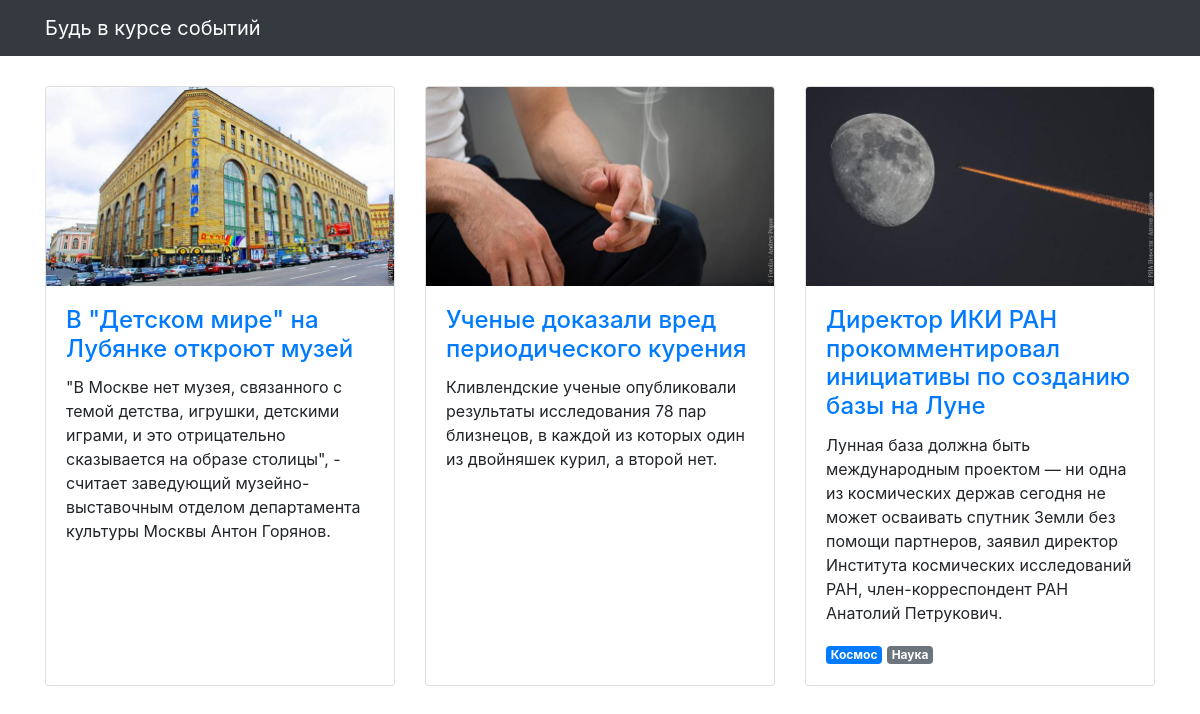
Before: / with the older database file.
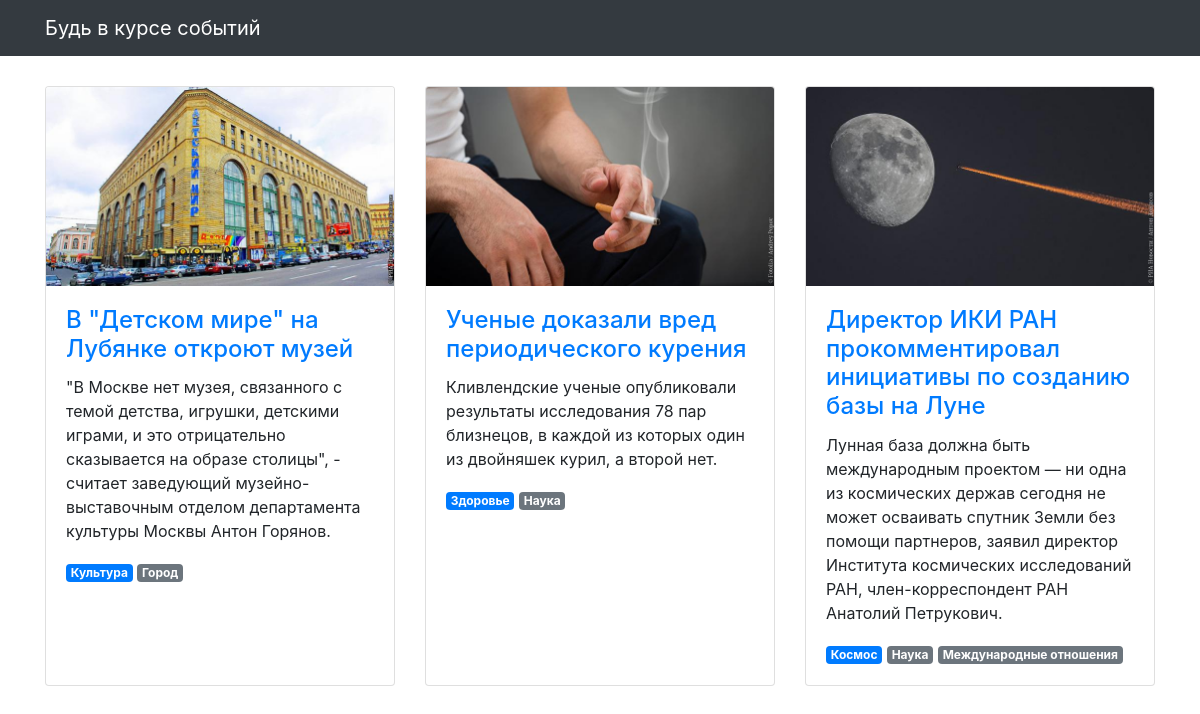
After: the same page with the newer database file.
### articles/models.py (models this page shows, shortened)
class Article(models.Model):
    title = models.CharField(max_length=256, verbose_name='Название')
    text = models.TextField(verbose_name='Текст')
    published_at = models.DateTimeField(verbose_name='Дата публикации')
    image = models.ImageField(null=True, blank=True, verbose_name='Изображение',)
    class Meta:
        verbose_name = 'Статья'
        verbose_name_plural = 'Статьи'

class Relationship(models.Model):
    article = models.ForeignKey(Article, on_delete=models.CASCADE)
    tegs = models.ForeignKey(Tegs, on_delete=models.CASCADE)
    main_teg = models.BooleanField()
    class Meta:
        ordering = ["-main_teg"]

class Tegs(models.Model):
    topic = models.CharField(max_length=256, verbose_name='Название')
    scopes = models.ManyToManyField(
        Article,
        related_name='scopes',
        through='Relationship',
        through_fields=('tegs', 'article')
    )
    class Meta:
        verbose_name = 'Тег'
        verbose_name_plural = 'Теги'

### articles/views.py (the view)
# urls.py: path('', articles_list, name='articles'),
def articles_list(request):
    template = 'articles/news.html'
    article = Article.objects.all().order_by('-published_at')
    context = {
        'object_list': article
    }
    ordering = '-published_at'
    return render(request, template, context)

### templates/articles/news.html (shortened to what this page needs)
{% extends "articles/base.html" %}
{% load static %}
{% block content %}
<div class="row">
  {% for article in object_list %}
  <div class="col-lg-4 col-sm-6 portfolio-item">
    <div class="card h-100">
      <a href="#"><img class="card-img-top" src="{% get_media_prefix %}{{ article.image }}" alt=""></a>
      <div class="card-body">
        <h4 class="card-title">
          <a href="#">{{ article.title }}</a>
        </h4>
        <p class="card-text">{{ article.text }}</p>
        {% for scope in article.relationship_set.all %}
          <span
                  class="badge {% if scope.main_teg %}badge-primary{% else %}badge-secondary{% endif %}">{{scope.tegs.topic}}</span>
        {% endfor %}
      </div>
    </div>
  </div>
  {% endfor %}
</div>
{% endblock %}

### templates/articles/base.html (shortened to what this page needs)
<!DOCTYPE html>
{% load static %}
<html>
  <head>
    <link href="{% static  'css/bootstrap.min.css'  %}" rel="stylesheet">
    <link href="{% static  'css/3-col-portfolio.css' %}" rel="stylesheet">
  </head>
  <body>
    <nav class="navbar navbar-expand-lg navbar-dark bg-dark fixed-top">
      <div class="container">
        <a class="navbar-brand" href="#/">Будь в курсе событий</a>
      </div>
    </nav>
    <div class="container">{% block content %}{% endblock %}</div>
  </body>
</html>

### static/css/3-col-portfolio.css (style rules this page uses)
body { padding-top: 84px; padding-bottom: 84px; }
@media (min-width: 992px) { body { padding-top: 86px; padding-bottom: 86px; } }

Changed rows visible on the page:
added Relationship: tegs.topic "Культура", main_teg True (drawn), shown under Article "В \"Детском мире\" на Лубянке откроют музей"
added Relationship: tegs.topic "Город", shown under Article "В \"Детском мире\" на Лубянке откроют музей"
added Relationship: tegs.topic "Здоровье", main_teg True (drawn), shown under Article "Ученые доказали вред периодического курения"
added Relationship: tegs.topic "Наука", shown under Article "Ученые доказали вред периодического курения"
added Relationship: tegs.topic "Международные отношения", shown under Article "Директор ИКИ РАН прокомментировал инициативы по созданию базы на Луне"
